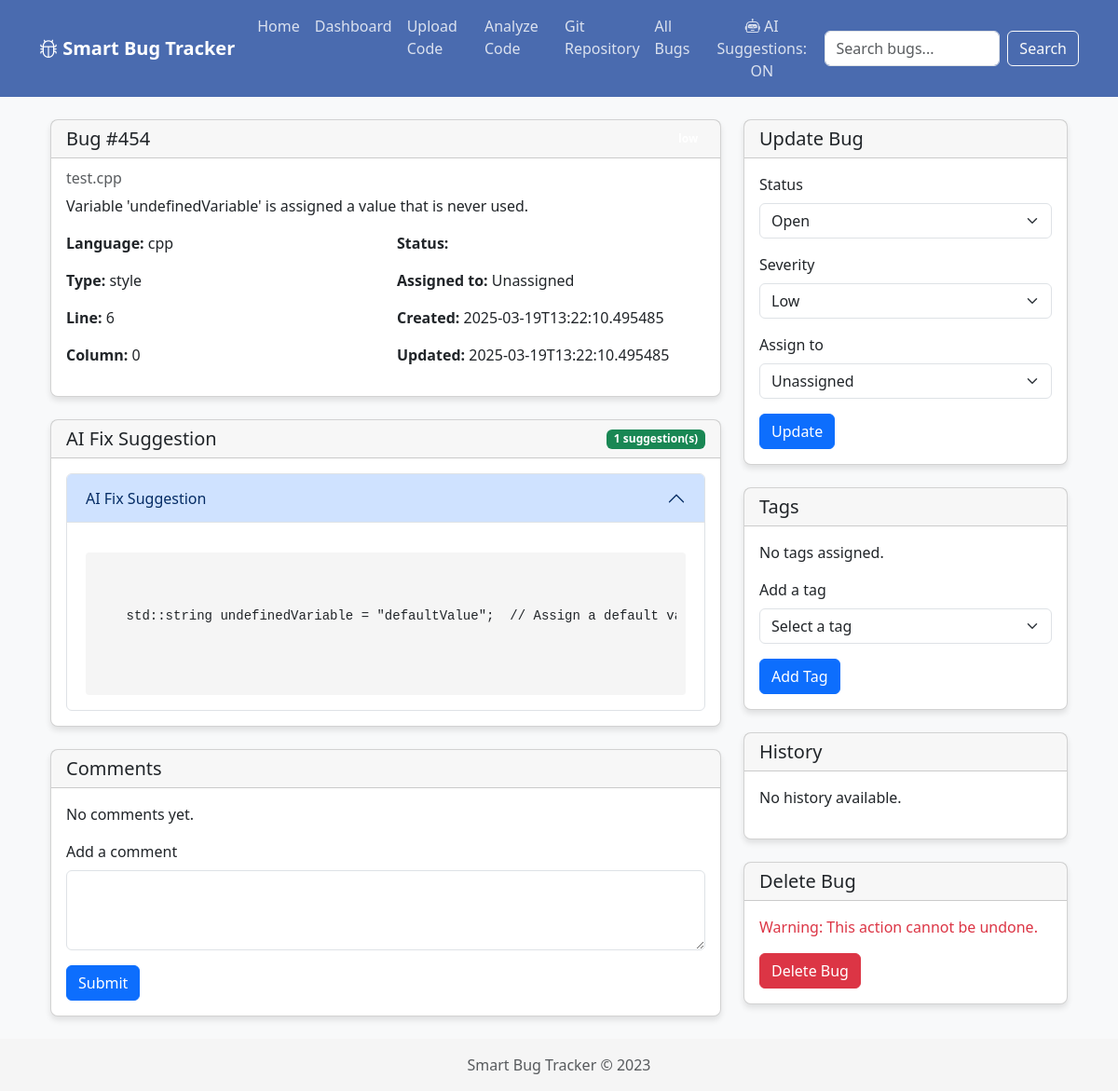
Page /bug/454 on the committed database.
### tables this page shows
CREATE TABLE bugs (
  id INTEGER PRIMARY KEY AUTOINCREMENT,
  file_path TEXT NOT NULL,
  language TEXT NOT NULL,
  line_number INTEGER NOT NULL,
  column_number INTEGER NOT NULL,
  message TEXT NOT NULL,
  type TEXT NOT NULL,
  severity TEXT NOT NULL,
  status TEXT NOT NULL DEFAULT 'open',
  assigned_to INTEGER,
  created_at TEXT NOT NULL,
  updated_at TEXT NOT NULL,
  FOREIGN KEY (assigned_to) REFERENCES users (id)
);

CREATE TABLE suggested_fixes (
    id INTEGER PRIMARY KEY AUTOINCREMENT,
    bug_id INTEGER NOT NULL,
    language TEXT,
    suggestion TEXT NOT NULL,
    code_example TEXT,
    FOREIGN KEY (bug_id) REFERENCES bugs (id)
);

### app.py (the view, shortened to what this page needs)
@app.route('/bug/<int:bug_id>')
def bug_detail(bug_id):
    conn = get_db_connection()
    bug = conn.execute(
        'SELECT bugs.*, users.username as assigned_to_name FROM bugs LEFT JOIN users ON bugs.assigned_to = users.id WHERE bugs.id = ?',
        (bug_id,)
    ).fetchone()
    if not bug:
        flash('Bug not found')
        return redirect(url_for('bugs_list'))
    fixes = conn.execute(
        'SELECT * FROM suggested_fixes WHERE bug_id = ?',
        (bug_id,)
    ).fetchall()
    comments = conn.execute(
        'SELECT bug_comments.*, users.username FROM bug_comments JOIN users ON bug_comments.user_id = users.id WHERE bug_id = ? ORDER BY created_at',
        (bug_id,)
    ).fetchall()
    history = conn.execute(
        'SELECT bug_history.*, users.username FROM bug_history LEFT JOIN users ON bug_history.user_id = users.id WHERE bug_id = ? ORDER BY created_at DESC',
        (bug_id,)
    ).fetchall()
    tags = conn.execute(
        'SELECT tags.* FROM tags JOIN bug_tags ON tags.id = bug_tags.tag_id WHERE bug_tags.bug_id = ?',
        (bug_id,)
    ).fetchall()
    all_tags = conn.execute('SELECT * FROM tags ORDER BY name').fetchall()
    users = conn.execute('SELECT * FROM users ORDER BY username').fetchall()
    conn.close()
    return render_template(
        'bug_detail.html',
        bug=bug,
        fixes=fixes,
        comments=comments,
        history=history,
        tags=tags,
        all_tags=all_tags,
        users=users
    )

### app.py (called while the page is built)
def get_db_connection():
    max_retries = 5
    retry_delay = 0.1  # seconds
    for attempt in range(max_retries):
        try:
            conn = sqlite3.connect(app.config['DATABASE'], timeout=20)  # Increase timeout
            conn.row_factory = sqlite3.Row
            return conn
        except sqlite3.OperationalError as e:
            if "database is locked" in str(e) and attempt < max_retries - 1:
                print(f"Database is locked, retrying in {retry_delay} seconds...")
                time.sleep(retry_delay)
                retry_delay *= 2  # Exponential backoff
            else:
                raise
    raise sqlite3.OperationalError("Could not connect to database after multiple attempts")

@app.template_filter('nl2br')
def nl2br(value):
    if value:
        return re.sub(r'\n', '<br>', value)
    return ''

### templates/bug_detail.html (shortened to what this page needs)
{% extends "layout.html" %}
{% block content %}
<div class="container mt-4">
    <div class="row">
        <div class="col-md-8">
            <div class="card mb-4">
                <div class="card-header d-flex justify-content-between align-items-center">
                    <h5 class="mb-0">Bug #{{ bug.id }}</h5>
                    <span class="badge bg-{{ bug.severity }}">{{ bug.severity }}</span>
                </div>
                <div class="card-body">
                    <h6 class="card-subtitle mb-2 text-muted">{{ bug.file_path }}</h6>
                    <p class="card-text">{{ bug.message }}</p>
                    <div class="row">
                        <div class="col-md-6">
                            <p><strong>Language:</strong> {{ bug.language }}</p>
                            <p><strong>Type:</strong> {{ bug.type }}</p>
                            <p><strong>Line:</strong> {{ bug.line_number }}</p>
                            <p><strong>Column:</strong> {{ bug.column_number }}</p>
                        </div>
                        <div class="col-md-6">
                            <p><strong>Status:</strong> <span class="badge bg-{{ bug.status }}">{{ bug.status }}</span></p>
                            <p><strong>Assigned to:</strong> {{ bug.assigned_to_name or 'Unassigned' }}</p>
                            <p><strong>Created:</strong> {{ bug.created_at }}</p>
                            <p><strong>Updated:</strong> {{ bug.updated_at }}</p>
                        </div>
                    </div>
                </div>
            </div>
            <div class="card mb-4">
                <div class="card-header d-flex justify-content-between align-items-center">
                    <h5 class="mb-0">AI Fix Suggestion</h5>
                    {% set specific_fixes = fixes|selectattr('bug_id', 'equalto', bug.id)|list %}
                    {% if specific_fixes %}
                        <span class="badge bg-success">{{ specific_fixes|length }} suggestion(s)</span>
                    {% else %}
                        <span class="badge bg-secondary">No suggestions</span>
                    {% endif %}
                </div>
                <div class="card-body">
                    {% set specific_fixes = fixes|selectattr('bug_id', 'equalto', bug.id)|list %}
                    {% if specific_fixes %}
                        <div class="accordion" id="fixesAccordion">
                            {% for fix in specific_fixes %}
                                <div class="accordion-item">
                                    <h2 class="accordion-header" id="heading{{ fix.id }}">
                                        <button class="accordion-button {% if loop.index > 1 %}collapsed{% endif %}" type="button" data-bs-toggle="collapse" data-bs-target="#collapse{{ fix.id }}" aria-expanded="{% if loop.index == 1 %}true{% else %}false{% endif %}" aria-controls="collapse{{ fix.id }}">
                                            AI Fix Suggestion
                                        </button>
                                    </h2>
                                    <div id="collapse{{ fix.id }}" class="accordion-collapse collapse {% if loop.index == 1 %}show{% endif %}" aria-labelledby="heading{{ fix.id }}" data-bs-parent="#fixesAccordion">
                                        <div class="accordion-body">
                                            {% if fix.code_example %}
                                                <div class="code-block">
                                                    <pre><code class="language-{{ bug.language }}">{{ fix.code_example }}</code></pre>
                                                </div>
                                            {% endif %}
                                        </div>
                                    </div>
                                </div>
                            {% endfor %}
                        </div>
                    {% else %}
                        <p>No AI fix suggestions available for this specific bug.</p>
                    {% endif %}
                </div>
            </div>
            <div class="card mb-4">
                <div class="card-header">
                    <h5 class="mb-0">Comments</h5>
                </div>
                <div class="card-body">
                    {% if comments %}
                        <div class="comments-list">
                            {% for comment in comments %}
                                <div class="comment mb-3">
                                    <div class="d-flex">
                                        <div class="comment-avatar me-2">
                                            <div class="avatar-placeholder">{{ comment.username[0] }}</div>
                                        </div>
                                        <div class="comment-content">
                                            <div class="comment-header">
                                                <span class="comment-author">{{ comment.username }}</span>
                                                <span class="comment-date text-muted">{{ comment.created_at }}</span>
                                            </div>
                                            <div class="comment-body">
                                                {{ comment.comment|nl2br|safe }}
                                            </div>
                                        </div>
                                    </div>
                                </div>
                            {% endfor %}
                        </div>
                    {% else %}
                        <p>No comments yet.</p>
                    {% endif %}
                    <form action="{{ url_for('add_comment', bug_id=bug.id) }}" method="post" class="mt-3">
                        <div class="mb-3">
                            <label for="comment" class="form-label">Add a comment</label>
                            <textarea class="form-control" id="comment" name="comment" rows="3" required></textarea>
                        </div>
                        <button type="submit" class="btn btn-primary">Submit</button>
                    </form>
                </div>
            </div>
        </div>
        <div class="col-md-4">
            <div class="card mb-4">
                <div class="card-header">
                    <h5 class="mb-0">Update Bug</h5>
                </div>
                <div class="card-body">
                    <form action="{{ url_for('update_bug', bug_id=bug.id) }}" method="post">
                        <div class="mb-3">
                            <label for="status" class="form-label">Status</label>
                            <select class="form-select" id="status" name="status">
                                <option value="open" {% if bug.status == 'open' %}selected{% endif %}>Open</option>
                            </select>
                        </div>
                        <div class="mb-3">
                            <label for="severity" class="form-label">Severity</label>
                            <select class="form-select" id="severity" name="severity">
                                <option value="low" {% if bug.severity == 'low' %}selected{% endif %}>Low</option>
                            </select>
                        </div>
                        <div class="mb-3">
                            <label for="assigned_to" class="form-label">Assign to</label>
                            <select class="form-select" id="assigned_to" name="assigned_to">
                                <option value="none">Unassigned</option>
                            </select>
                        </div>
                        <button type="submit" class="btn btn-primary">Update</button>
                    </form>
                </div>
            </div>
            <div class="card mb-4">
                <div class="card-header">
                    <h5 class="mb-0">Tags</h5>
                </div>
                <div class="card-body">
                    <div class="tags-list mb-3">
                        {% if tags %}
                            {% for tag in tags %}
                                <div class="tag-item" style="background-color: {{ tag.color }};">
                                    {{ tag.name }}
                                    <form action="{{ url_for('remove_tag', bug_id=bug.id, tag_id=tag.id) }}" method="post" class="d-inline">
                                        <button type="submit" class="btn-close btn-close-white tag-remove" aria-label="Remove"></button>
                                    </form>
                                </div>
                            {% endfor %}
                        {% else %}
                            <p>No tags assigned.</p>
                        {% endif %}
                    </div>
                    <form action="{{ url_for('add_tag', bug_id=bug.id) }}" method="post">
                        <div class="mb-3">
                            <label for="tag_id" class="form-label">Add a tag</label>
                            <select class="form-select" id="tag_id" name="tag_id" required>
                                <option value="">Select a tag</option>
                            </select>
                        </div>
                        <button type="submit" class="btn btn-primary">Add Tag</button>
                    </form>
                </div>
            </div>
            <div class="card mb-4">
                <div class="card-header">
                    <h5 class="mb-0">History</h5>
                </div>
                <div class="card-body">
                    {% if history %}
                        <div class="history-list">
                            {% for entry in history %}
                                <div class="history-item">
                                    <div class="history-header">
                                        <span class="history-user">{{ entry.username or 'System' }}</span>
                                        <span class="history-date text-muted">{{ entry.created_at }}</span>
                                    </div>
                                    <div class="history-content">
                                        Changed <strong>{{ entry.field_changed }}</strong>
                                        {% if entry.old_value %}
                                            from <span class="history-old">{{ entry.old_value }}</span>
                                        {% endif %}
                                        {% if entry.new_value %}
                                            to <span class="history-new">{{ entry.new_value }}</span>
                                        {% endif %}
                                    </div>
                                </div>
                            {% endfor %}
                        </div>
                    {% else %}
                        <p>No history available.</p>
                    {% endif %}
                </div>
            </div>
            <div class="card mb-4">
                <div class="card-header">
                    <h5 class="mb-0">Delete Bug</h5>
                </div>
                <div class="card-body">
                    <p class="text-danger">Warning: This action cannot be undone.</p>
                    <form action="{{ url_for('delete_bug', bug_id=bug.id) }}" method="post" onsubmit="return confirm('Are you sure you want to delete this bug? This action cannot be undone.');">
                        <button type="submit" class="btn btn-danger">Delete Bug</button>
                    </form>
                </div>
            </div>
        </div>
    </div>
</div>
{% endblock %}

### templates/layout.html (style rules this page uses)
:root { --primary-color: #4a6baf; --secondary-color: #6c757d; --success-color: #28a745; --danger-color: #dc3545; --warning-color: #ffc107; --info-color: #17a2b8; }
body { font-family: 'Segoe UI', Tahoma, Geneva, Verdana, sans-serif; background-color: #f8f9fa; }
.card { border-radius: 8px; box-shadow: 0 4px 6px rgba(0, 0, 0, 0.1); margin-bottom: 20px; }
.card-header { font-weight: bold; background-color: rgba(0, 0, 0, 0.03); }
.code-block { font-family: 'Courier New', Courier, monospace; background-color: #f5f5f5; padding: 10px; border-radius: 4px; overflow-x: auto; white-space: pre; }

### rows in the picture
bugs: id "454", file_path "test.cpp", message "Variable 'undefinedVariable' is assigned a value that is never used.", language "cpp", type "style", line_number "6", column_number "0", created_at "2025-03-19T13:22:10.495485", updated_at "2025-03-19T13:22:10.495485", status "Open", severity "Low"
suggested_fixes: code_example "std::string undefinedVariable = \"defaultValue\"; // Assign a default…"

### other values in the picture
{{ bug.assigned_to_name or 'Unassigned' }} "Unassigned"
{{ specific_fixes|length }} "1"
